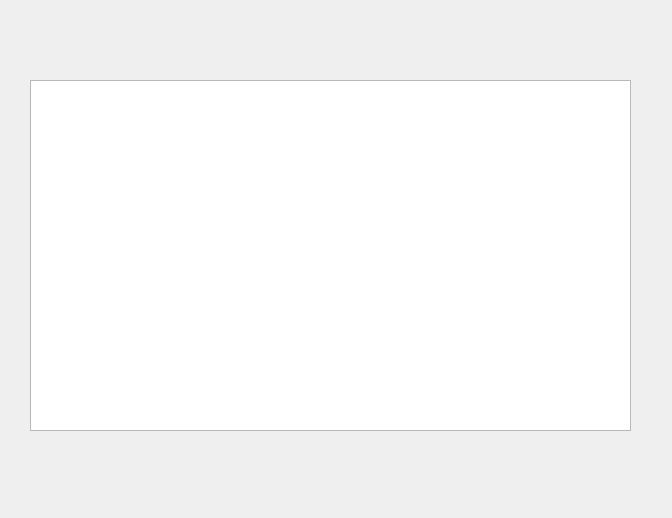
<?xml version="1.0" encoding="UTF-8"?>
<ui version="4.0">
 <class>Dialog</class>
 <widget class="QDialog" name="Dialog">
  <property name="geometry">
   <rect>
    <x>0</x>
    <y>0</y>
    <width>672</width>
    <height>518</height>
   </rect>
  </property>
  <property name="windowTitle">
   <string>Árbol Jerarquico de Categorías</string>
  </property>
  <widget class="QColumnView" name="columnView">
   <property name="geometry">
    <rect>
     <x>30</x>
     <y>80</y>
     <width>601</width>
     <height>351</height>
    </rect>
   </property>
  </widget>
 </widget>
 <resources/>
 <connections/>
</ui>
